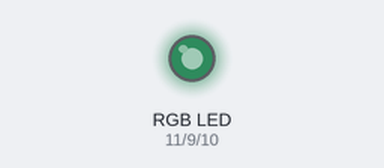
The sketch below on a simulated Arduino Uno, built with avr-gcc and run on an emulated ATmega328P. On the bench: an RGB LED mixed from three pins (HIGH = lit). Dim RGB values are drawn brighter than linear.

Above: at 0.05 s.
At 0.75 s:
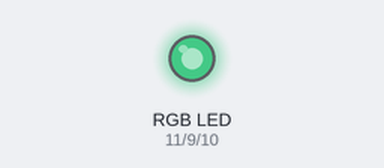
At 1.45 s:
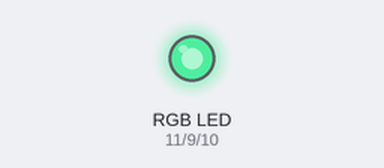
At 2.9 s:
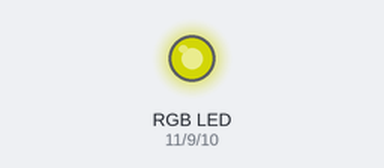
At 4.3 s:
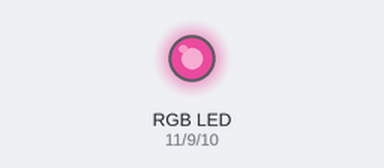
At 5.75 s:
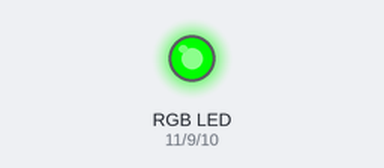
Timing chart, 0 to 7.5 s (numbered marks = the images above):
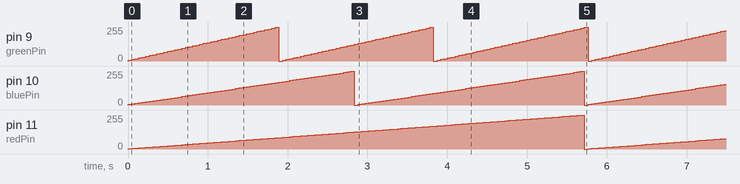

The sketch:

_3colorLed.ino
```cpp
int redValue = 0;
int blueValue = 0;
int greenValue = 0;

const int redPin = 11;
const int bluePin = 10;
const int greenPin = 9;

void setup(){
  pinMode(redPin, OUTPUT);
  pinMode(greenPin, OUTPUT);
  pinMode(bluePin, OUTPUT);
}

void loop() {

  if (redValue + 2 <= 255) { redValue = redValue + 2;  } else {redValue = 0;}
  if (blueValue + 4 <= 255) { blueValue = blueValue + 4;  } else {blueValue = 0;}
  if (greenValue + 6 <= 255) { greenValue = greenValue + 6;  } else {greenValue = 0;}


  analogWrite(redPin, redValue);
  analogWrite(bluePin, blueValue);
  analogWrite(greenPin, greenValue);

  delay(45);
}
```

Measured:
- by itself, pin 9 (greenPin): ramps from 0/255 to 252/255 and jumps back, once every 1.9 s
- by itself, pin 10 (bluePin): ramps from 0/255 to 252/255 and jumps back, once every 2.9 s
- by itself, pin 11 (redPin): ramps from 0/255 to 254/255 and jumps back, once every 5.8 s
